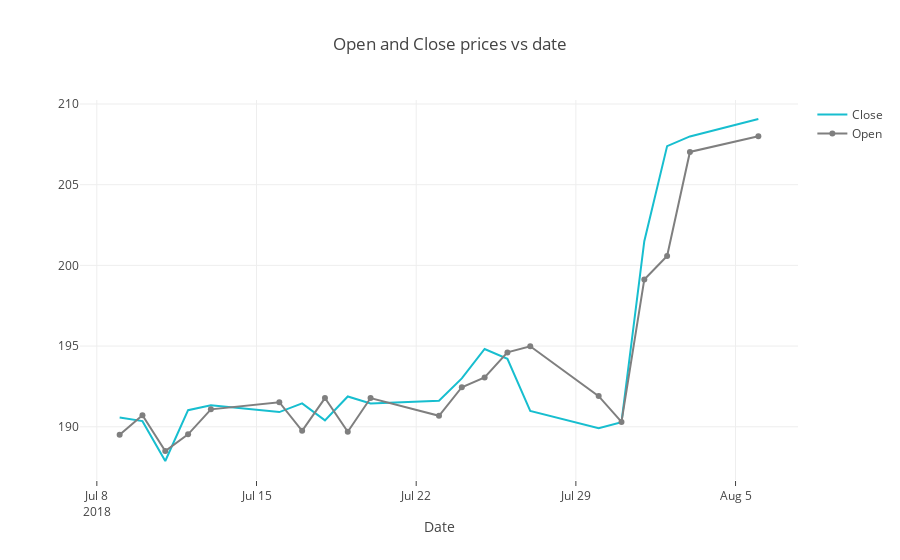

This figure's notebook cell:
### Code cell
trace1 = go.Scatter(
                    x = dataDF.Date,
                    y = dataDF.Close,
                    mode = "lines",
                    name = "Close",
                    marker = dict(color = '#17BECF'))

trace2 = go.Scatter(
                    x = dataDF.Date,
                    y = dataDF.Open,
                    mode = "lines+markers",
                    name = "Open",
                    marker = dict(color = '#7F7F7F'))
data = [trace1, trace2]
layout = dict(title = 'Open and Close prices vs date',
              xaxis= dict(title= 'Date',ticklen= 5,zeroline= True))
fig = dict(data = data, layout = layout)
iplot(fig,filename="Open and Close prices")

### Figure 1 — Plotly figure (JSON) as saved in the notebook; plotly's stock layout.template omitted (floating-point values rounded to 4 significant figures)
{"data": [{"marker": {"color": "#17BECF"}, "mode": "lines", "name": "Close", "type": "scatter", "uid": "241f5dbc-9ca8-11e8-8366-d053494eb1af", "x": ["2018-07-09", "2018-07-10", "2018-07-11", "2018-07-12", "2018-07-13", "2018-07-16", "2018-07-17", "2018-07-18", "2018-07-19", "2018-07-20", "2018-07-23", "2018-07-24", "2018-07-25", "2018-07-26", "2018-07-27", "2018-07-30", "2018-07-31", "2018-08-01", "2018-08-02", "2018-08-03", "2018-08-06"], "y": [190.6, 190.4, 187.9, 191.0, 191.3, 190.9, 191.4, 190.4, 191.9, 191.4, 191.6, 193, 194.8, 194.2, 191.0, 189.9, 190.3, 201.5, 207.4, 208.0, 209.1]}, {"marker": {"color": "#7F7F7F"}, "mode": "lines+markers", "name": "Open", "type": "scatter", "uid": "241f5dbd-9ca8-11e8-8366-d053494eb1af", "x": ["2018-07-09", "2018-07-10", "2018-07-11", "2018-07-12", "2018-07-13", "2018-07-16", "2018-07-17", "2018-07-18", "2018-07-19", "2018-07-20", "2018-07-23", "2018-07-24", "2018-07-25", "2018-07-26", "2018-07-27", "2018-07-30", "2018-07-31", "2018-08-01", "2018-08-02", "2018-08-03", "2018-08-06"], "y": [189.5, 190.7, 188.5, 189.5, 191.1, 191.5, 189.8, 191.8, 189.7, 191.8, 190.7, 192.4, 193.1, 194.6, 195.0, 191.9, 190.3, 199.1, 200.6, 207.0, 208]}], "layout": {"title": "Open and Close prices vs date", "xaxis": {"ticklen": 5, "title": "Date", "zeroline": true}}}
